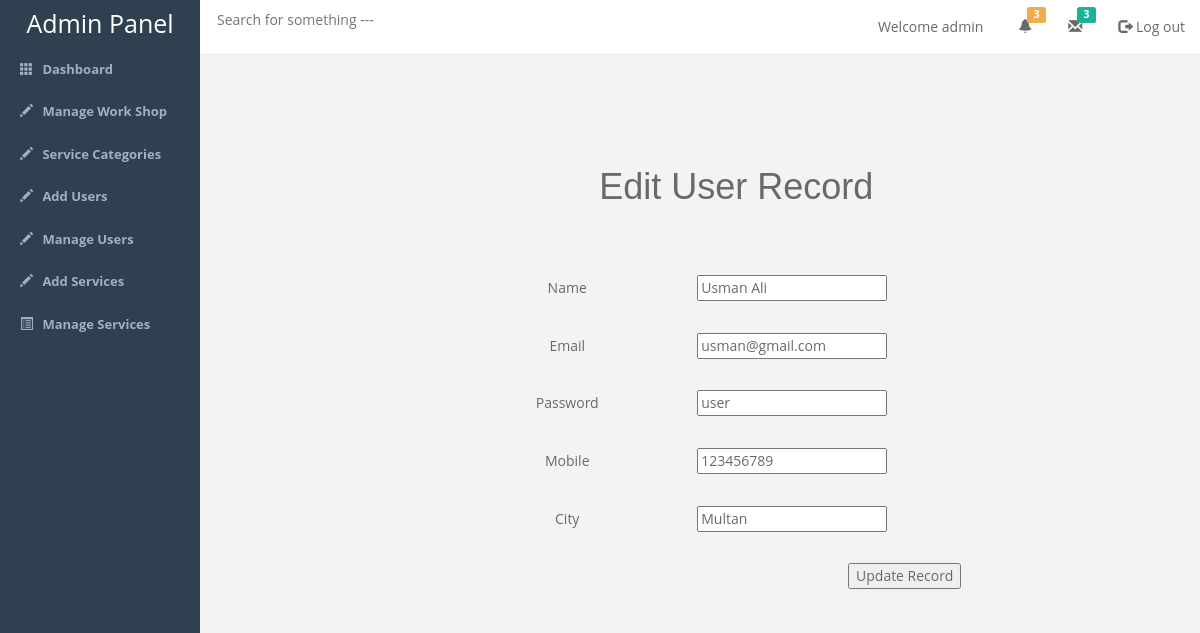
The app's page /edit_users.php?edit=5 with its own data.
### tables this page shows
CREATE TABLE IF NOT EXISTS `users` (
  `id` int(11) NOT NULL AUTO_INCREMENT,
  `name` varchar(200) NOT NULL,
  `email` varchar(202) NOT NULL,
  `password` varchar(250) NOT NULL,
  `mobile` varchar(212) NOT NULL,
  `city` varchar(213) NOT NULL,
  `date` date NOT NULL,
  `status` varchar(32) NOT NULL DEFAULT 'Confirm',
  PRIMARY KEY (`id`)
);

### edit_users.php (the view, shortened to what this page needs)
<!DOCTYPE html>
<?php include('header.php');
include('db.php'); ?>
<div class="row" style="margin: 50px">
	<div class="col-md-3"></div>
 <div class="col-md-7">
	<?php
		if(isset($_GET['edit']))
		  {
				$edit_id = $_GET['edit'];
			$qry = "select * from users where id='$edit_id' ";
			$run = mysqli_query($con, $qry);
			while($row=mysqli_fetch_array($run))
			{
					$name 		= $row ['name'];
					$email 		= $row ['email'];
					$password 	= $row ['password'];
					$mobile 	= $row ['mobile'];
					$city 		= $row ['city'];
			}
		  }
		?>
							<form  method="post" width="85%" enctype="multipart/form-data" align="center">
					<table align="center" width="450" height="500" style="padding-top:20px; padding:10px 10px;">
						<tr>
							<td colspan="2" align="center"> <h1 style="font-family:arial;">Edit User Record </h1></td>
						</tr>
						<tr>
							<td>Name</td>
							<td>	<input type="text" class="form_item" name="name" value="<?php echo $name; ?>" required> </td>
						</tr>
						<tr>
							<td >Email </td>
							<td>	<input type="text" class="form_item" name="email" value="<?php echo $email; ?>" required> </td>
						</tr>
						<tr>
							<td >Password </td>
							<td>	<input type="text" class="form_item" name="password" value="<?php echo $password; ?>" required> </td>
						</tr>
						<tr>
							<td> Mobile </td>
							<td>	<input type="text" class="form_item" name="mobile" value="<?php echo $mobile; ?>" required> </td>
						</tr>
						<tr>
							<td >City </td>
							<td>	<input type="text" class="form_item" name="city" value="<?php echo $city; ?>" required> </td>
						</tr>
					 <tr>
						<td colspan="2" align="right"> <input class="sub"  type="submit" name="register" value="Update Record"> </td>
					 </tr>
					</table>
					</form>
		</div>
			</div>
		</div>
	</body>
</html>

### css/custom.css (style rules this page uses)
html, body { font-family: "open sans", "helvetica Neue",helvetica, Arial, sans-serif; background-color: #f3f3f4; color: #676a6c; height: 100%; }

### records on screen
users: name "Usman Ali", email "usman@gmail.com", password "user", mobile "123456789", city "Multan"
